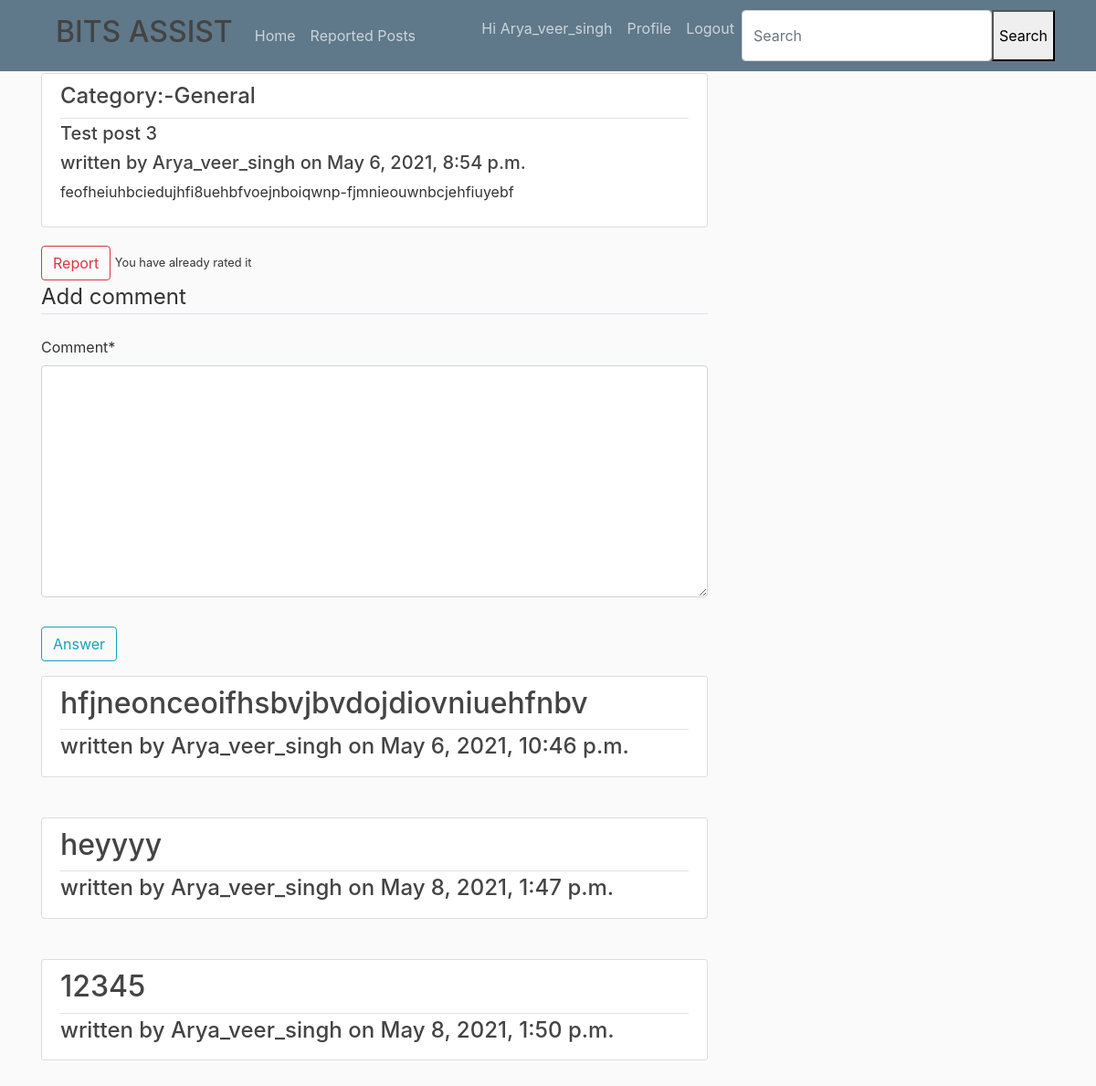
The app's page /post/4/ (signed in) with its own data.
### query/models.py (models this page shows, shortened)
class posts(models.Model):
    writer=models.ForeignKey(User, on_delete=models.CASCADE)
    title=models.CharField(max_length=30)
    content=models.TextField()
    Date_posted=models.DateTimeField(default=timezone.now)
    Subject=models.TextField(default='General')
    report = models.BooleanField(default=False)
    avg_rating = models.DecimalField(default=0.00, decimal_places=2, max_digits=4)
    times_rated = models.IntegerField(default=0)

class comments(models.Model):
    writer=models.ForeignKey(User,on_delete=models.CASCADE,related_name="comments")
    Date_posted=models.DateTimeField(default=timezone.now)
    post=models.ForeignKey(posts,on_delete=models.CASCADE)
    comment=models.TextField()

### query/views.py (the view)
# urls.py: path('post/<int:pk>/', CommentCreateView,name='comment_create'),
def CommentCreateView(request, **kwargs):
    current_post = posts.objects.filter(id=kwargs['pk'])[0]
    post_comments = comments.objects.filter(post=current_post).all()
    current_user=request.user
    post_rating=Rating.objects.filter(post=current_post).all()
    times_rated=post_rating.count()
    if times_rated==0:
        avg_rating=0
    else:
        avg_rating=post_rating.aggregate(Avg('rating'))['rating__avg']
    current_post.avg_rating=avg_rating
    current_post.times_rated=times_rated
    current_post.save()
    if request.method == 'POST':
        cform = CommentcreateForm(request.POST)
        rform = RatingForm(request.POST)
        if rform.is_valid():
            rform.instance.rater=request.user
            rform.instance.post = current_post
            rform.save()
        if cform.is_valid():
            cform.instance.writer = request.user
            cform.instance.post = current_post
            cform.save()
        return redirect('home_page')
    else:
        post_ratings = Rating.objects.filter(post=current_post).all()
        user_post_rating = post_ratings.filter(rater=current_user).all()
        if user_post_rating.exists():
            x = 1
        else:
            x = 0
        cform = CommentcreateForm
        rform = RatingForm
        context = {
            'cform': cform,
            'rform': rform,
            'post': current_post,
            'comments': post_comments,
            'x':x,
        }
        return render(request, 'query/posts.html', context)

### query/templates/query/posts.html (shortened to what this page needs)
{% extends 'query/base.html' %}
{% load socialaccount %}
{% load crispy_forms_tags %}
{% block content %}
        <article class="media content-section">
            <div class="media-body">
                <div class="article-metadata">
                    <h4>Category:-{{ post.Subject }}</h4>
                </div>
                <h5>{{ post.title }}</h5>
                <h5>written by {{ post.writer }} on {{ post.Date_posted}}</h5>
                <p class="article-content">{{ post.content }}</p>
            </div>
        </article>
            <a  class="btn btn-outline-danger" href="{% url 'report_confirm' post.id %}">Report</a>
    {% if x == 0 %}
        <form class="d-flex" method=POST>
        {% csrf_token %}
            {{ rform|crispy }}
            <button type="submit">Rate</button>
       </form>
    {% else%}
        <small>You have already rated it</small>
    {% endif %}
    <form method="POST" enctype="multipart/form-data">
            <fieldset class="form-group">
                <legend class="border-bottom mb-4">Add comment</legend>
                {{ cform|crispy }}
            </fieldset>
            <div class="form-group">
                <button class="btn btn-outline-info" type="submit" >Answer</button>
            </div>
        </form>
   {% for comment in comments %}
        <article class="media content-section">
            <div class="media-body">
                <div class="article-metadata">
                    <h2>{{ comment.comment }}</h2>
                </div>
                <h4>written by {{ comment.writer }} on {{ comment.Date_posted}}</h4>
            </div>
        </article>
       <br>
    {% endfor %}
{% endblock %}

### query/templates/query/base.html (shortened to what this page needs)
{% load static %}
{% load socialaccount %}
<!DOCTYPE html>
<html lang="en">
<head>
    <link rel="stylesheet" href="https://maxcdn.bootstrapcdn.com/bootstrap/4.0.0/css/bootstrap.min.css">
    <link rel="stylesheet" type="text/css" href="{% static 'query/main.css' %}">
</head>
<body>
    <header class="site-header">
    <nav class="navbar navbar-expand-md navbar-dark bg-steel fixed-top">
    <div class="container">
      <h2 class="nav-item nav-link">BITS ASSIST</h2>
      <div class="collapse navbar-collapse" id="navbarToggle">
        <div class="navbar-nav mr-auto">
          <a class="nav-item nav-link" href={% url 'home_page' %}>Home</a>
            {% if user.is_superuser %}
               <a class="nav-item nav-link" href={% url 'report_list' %}>Reported Posts</a>
            {% endif %}
        </div>
        <div class="navbar-nav">
            {% if user.is_authenticated %}
                <p class="nav-item nav-link">Hi {{ user.username }}</p>
                <a class="nav-item nav-link" href="{% url 'profile' %}">Profile</a>
                <a class="nav-item nav-link" href="{% url 'signout' %}">Logout</a>
            {% else %}
                <a class="nav-item nav-link" href="{% provider_login_url 'google' %}">Login</a>
            {% endif %}
                              <form class="d-flex" method=POST action="{% url 'search-venues' %}">
        <input class="form-control me-2" type="search" placeholder="Search" aria-label="Search" name="searched">
        <button type="submit">Search</button>
      </form>
        </div>
      </div>
    </div>
    </nav>
    </header>
    <main role="main" class="container">
        <div class="row">
        <div class="col-md-8">
          {% block content %}{% endblock %}
    </main>
</body>
</html>

### query/static/query/main.css (style rules this page uses)
body { background: #fafafa; color: #333333; margin-top: 5rem; }
h1, h2, h3, h4, h5, h6 { color: #444444; }
.bg-steel { background-color: #5f788a; }
.site-header .navbar-nav .nav-link { color: #cbd5db; }
.content-section { background: #ffffff; padding: 10px 20px; border: 1px solid #dddddd; border-radius: 3px; margin-bottom: 20px; }
.article-content { white-space: pre-line; }
.article-metadata { padding-bottom: 1px; margin-bottom: 4px; border-bottom: 1px solid #e3e3e3 }

### records on screen
posts: Subject "General", title "Test post 3", writer "Arya_veer_singh", Date_posted "May 6, 2021, 8:54 p.m.", content "feofheiuhbciedujhfi8uehbfvoejnboiqwnp-fjmnieouwnbcjehfiuyebf"
comments: comment "hfjneonceoifhsbvjbvdojdiovniuehfnbv", writer "Arya_veer_singh", Date_posted "May 6, 2021, 10:46 p.m."
comments: comment "heyyyy", writer "Arya_veer_singh", Date_posted "May 8, 2021, 1:47 p.m."
comments: comment "12345", writer "Arya_veer_singh", Date_posted "May 8, 2021, 1:50 p.m."

### other values on screen
{{ user.username }} "Arya_veer_singh"
